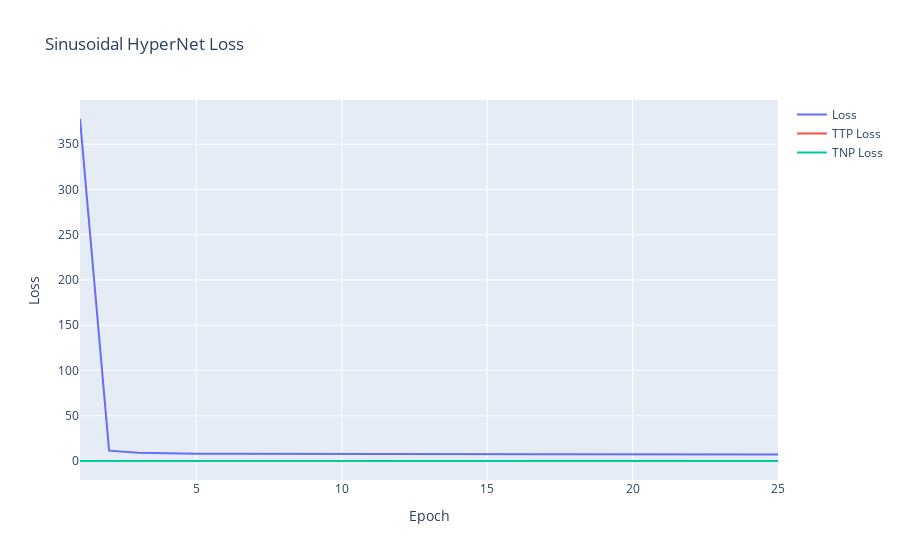

The cell this chart's notebook holds for it:
### Markdown cell above
Now that training has concluded, let's plot the loss history over each epoch.

### Code cell
loss_fig = go.Figure()
loss_fig.add_trace(
    go.Scatter(x=torch.arange(len(loss)) + 1, y=loss, name="Loss", mode="lines", showlegend=True)
)
loss_fig.add_trace(
    go.Scatter(
        x=torch.arange(len(ttp_loss)) + 1,
        y=ttp_loss,
        name="TTP Loss",
        mode="lines",
        showlegend=True,
    )
)
loss_fig.add_trace(
    go.Scatter(
        x=torch.arange(len(tnp_loss)) + 1,
        y=tnp_loss,
        name="TNP Loss",
        mode="lines",
        showlegend=True,
    )
)
loss_fig.update_layout(
    title="Sinusoidal HyperNet Loss",
    yaxis={"title": "Loss"},
    xaxis={"title": "Epoch"},
    hovermode="x unified",
)

loss_fig.show()

### Figure 1 — Plotly figure (JSON) as saved in the notebook; plotly's stock layout.template omitted (floating-point values rounded to 4 significant figures)
{"data": [{"mode": "lines", "name": "Loss", "showlegend": true, "type": "scatter", "x": [1, 2, 3, 4, 5, 6, 7, 8, 9, 10, 11, 12, 13, 14, 15, 16, 17, 18, 19, 20, 21, 22, 23, 24, 25], "y": [377.8, 11.42, 9.069, 8.408, 8.115, 7.937, 7.821, 7.749, 7.699, 7.655, 7.612, 7.57, 7.551, 7.521, 7.506, 7.477, 7.441, 7.442, 7.416, 7.405, 7.378, 7.375, 7.356, 7.343, 7.332]}, {"mode": "lines", "name": "TTP Loss", "showlegend": true, "type": "scatter", "x": [1, 2, 3, 4, 5, 6, 7, 8, 9, 10, 11, 12, 13, 14, 15, 16, 17, 18, 19, 20, 21, 22, 23, 24, 25], "y": [0.1512, 0.05047, 0.03771, 0.03867, 0.03678, 0.03603, 0.0373, 0.03512, 0.03335, 0.03291, 0.02974, 0.03199, 0.03342, 0.0347, 0.03478, 0.03585, 0.04104, 0.03872, 0.04165, 0.04438, 0.04338, 0.04357, 0.04639, 0.04937, 0.04823]}, {"mode": "lines", "name": "TNP Loss", "showlegend": true, "type": "scatter", "x": [1, 2, 3, 4, 5, 6, 7, 8, 9, 10, 11, 12, 13, 14, 15, 16, 17, 18, 19, 20, 21, 22, 23, 24, 25], "y": [0.1107, 0.04577, 0.03483, 0.03387, 0.03104, 0.0292, 0.02938, 0.02736, 0.02573, 0.02517, 0.02258, 0.02415, 0.02509, 0.02591, 0.02588, 0.02672, 0.03048, 0.0287, 0.03089, 0.03303, 0.0323, 0.03243, 0.03469, 0.03718, 0.03631]}], "layout": {"hovermode": "x unified", "title": {"text": "Sinusoidal HyperNet Loss"}, "xaxis": {"title": {"text": "Epoch"}}, "yaxis": {"title": {"text": "Loss"}}}}
